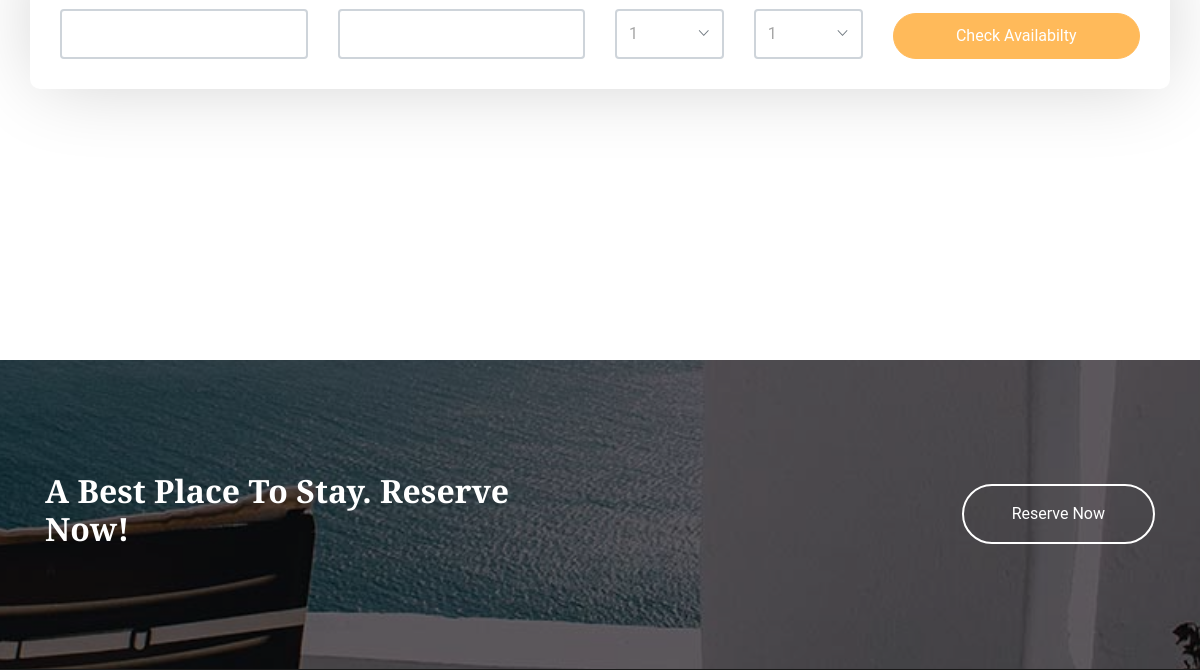
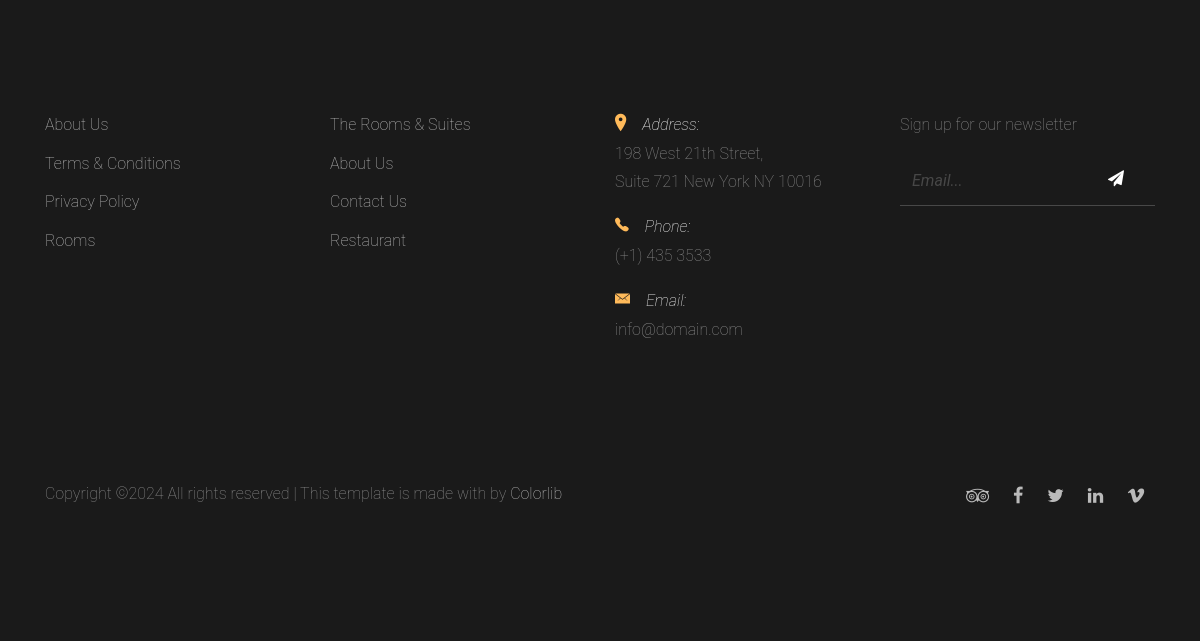
The app's page /rooms/ (lower part), older data (2 pictures, top to bottom).
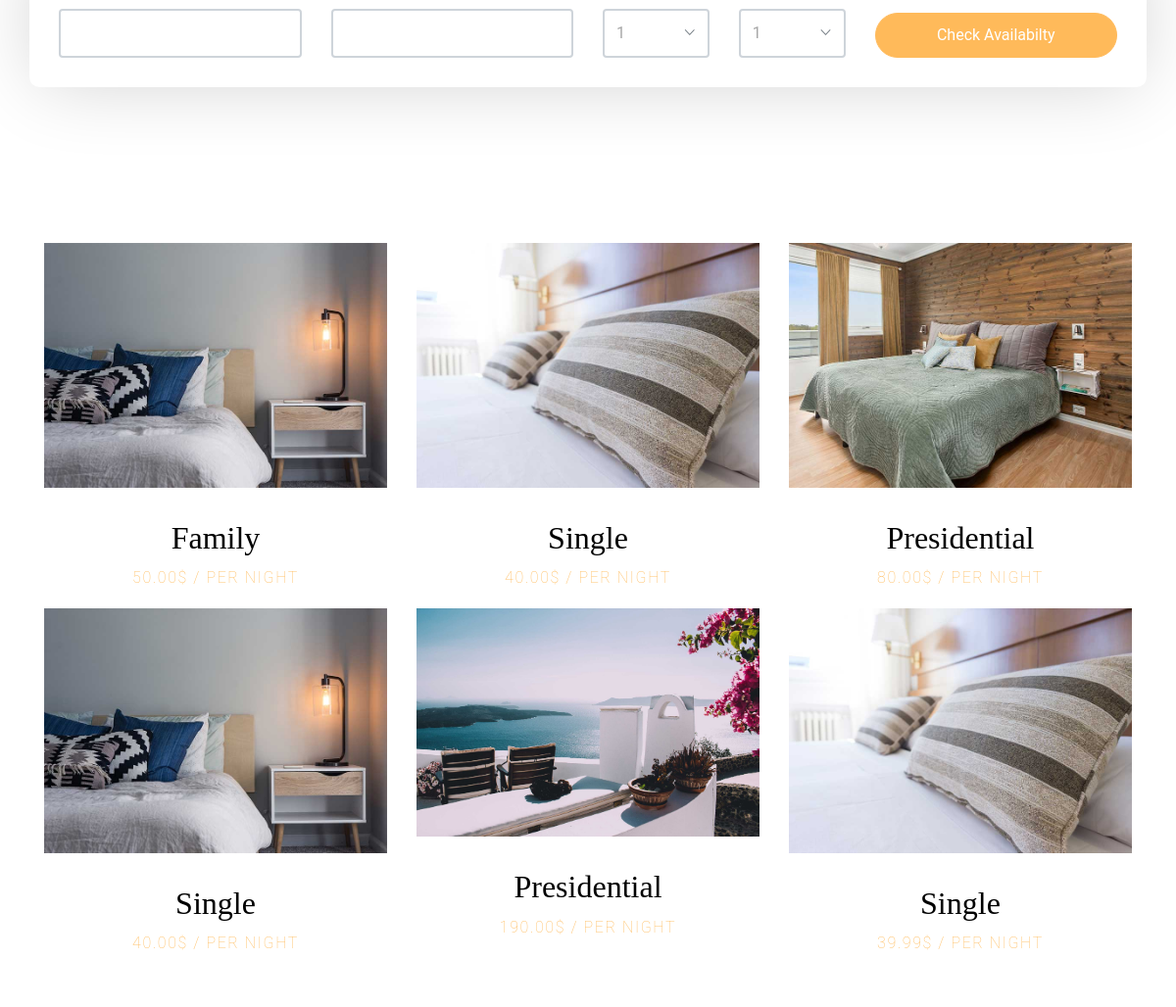
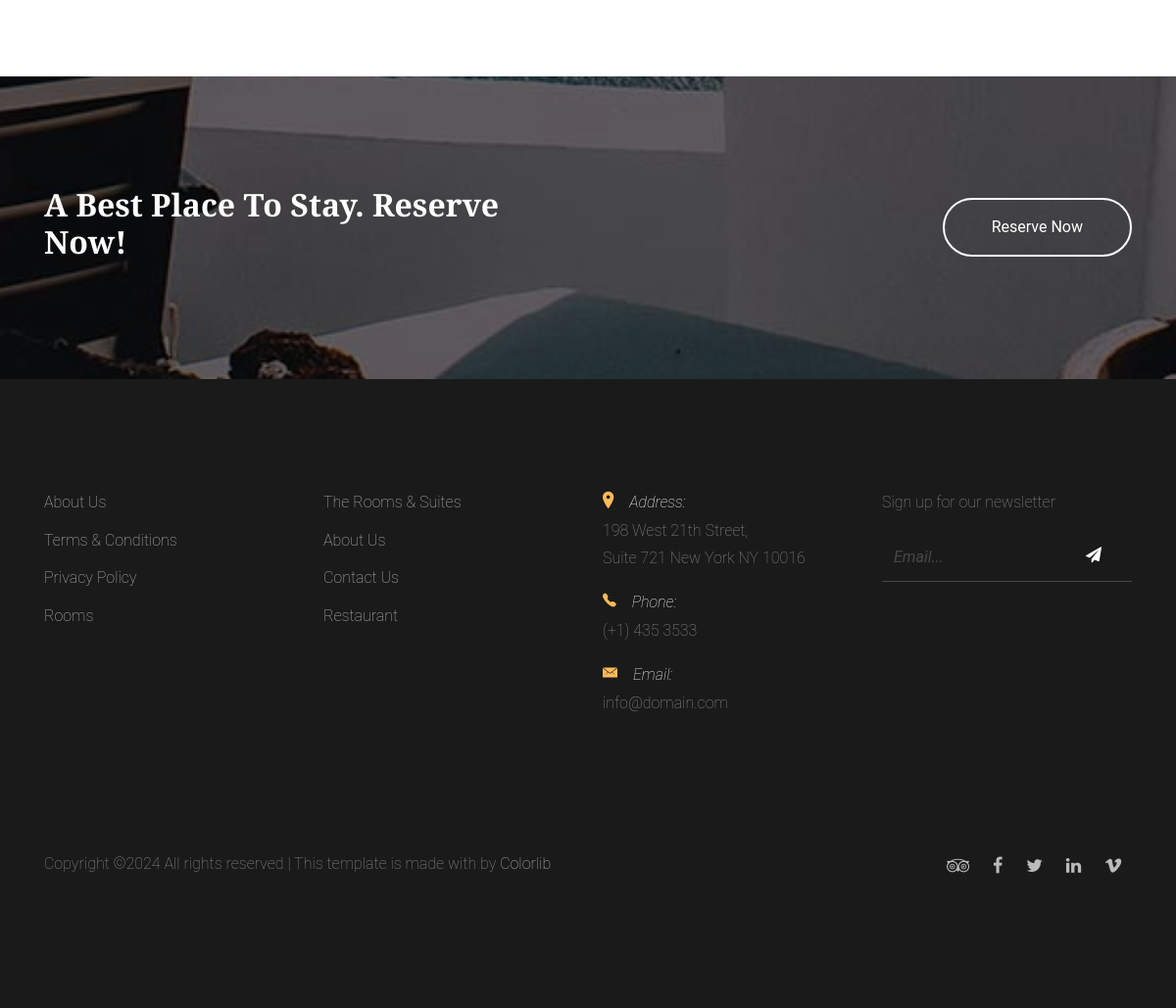
The same page, newer data (2 pictures, top to bottom).
### hotel/models.py (models this page shows, shortened)
class Room(models.Model):
    ROOM_TYPE_CHOICES = [
        ('Family', 'Family'),
        ('Presidential', 'Presidential'),
        ('Single', 'Single'),
    ]
    image = models.CharField(max_length=300)
    room_type = models.CharField(max_length=20, choices=ROOM_TYPE_CHOICES, default='Family')
    price = models.DecimalField(max_digits=6, decimal_places=2)

### hotel/views.py (the view)
# urls.py: path('rooms/', rooms, name="rooms"),
def rooms(request):
    rooms = Room.objects.all()
    context = {
        "rooms":rooms,
    }
    return render(request, "pages/rooms.html", context)

### templates/pages/rooms.html (shortened to what this page needs)
{% extends 'constants/base.html' %}
{% load static %}
{% block content %}
    <section class="section pb-4">
      <div class="container">
        <div class="row check-availabilty" id="next">
          <div class="block-32" data-aos="fade-up" data-aos-offset="-200">
            <form action="#">
              <div class="row">
                <div class="col-md-6 mb-3 mb-lg-0 col-lg-3">
                  <div class="field-icon-wrap">
                    <input type="text" id="checkin_date" class="form-control">
                  </div>
                </div>
                <div class="col-md-6 mb-3 mb-lg-0 col-lg-3">
                  <div class="field-icon-wrap">
                    <input type="text" id="checkout_date" class="form-control">
                  </div>
                </div>
                <div class="col-md-6 mb-3 mb-md-0 col-lg-3">
                  <div class="row">
                    <div class="col-md-6 mb-3 mb-md-0">
                      <div class="field-icon-wrap">
                        <div class="icon"><span class="ion-ios-arrow-down"></span></div>
                        <select name="" id="adults" class="form-control">
                          <option value="">1</option>
                        </select>
                      </div>
                    </div>
                    <div class="col-md-6 mb-3 mb-md-0">
                      <div class="field-icon-wrap">
                        <div class="icon"><span class="ion-ios-arrow-down"></span></div>
                        <select name="" id="children" class="form-control">
                          <option value="">1</option>
                        </select>
                      </div>
                    </div>
                  </div>
                </div>
                <div class="col-md-6 col-lg-3 align-self-end">
                  <button class="btn btn-primary btn-block text-white">Check Availabilty</button>
                </div>
              </div>
            </form>
          </div>
        </div>
      </div>
    </section>
    <section class="section">
      <div class="container">
        <div class="row">
          {% for room in rooms %}
          <div class="col-md-6 col-lg-4" data-aos="fade-up">
            <a href="{% url 'room_detail' %}" class="room">
              <figure class="img-wrap">
              {% if 'https' in room.image %}
                <img src="{{room.image}}" alt="Free website template" class="img-fluid mb-3">
                {% else %}
                <img src="{% static room.image %}" alt="Free website template" class="img-fluid mb-3">
              {% endif %}
              </figure>
              <div class="p-3 text-center room-info">
                <h2>{{ room.room_type }}</h2>
                <span class="text-uppercase letter-spacing-1">{{room.price}}$ / per night</span>
              </div>
            </a>
          </div>
          {% endfor %}
        </div>
        </div>
    </section>
    <section class="section bg-image room-hero overlay">
      <div class="container" >
        <div class="row align-items-center">
          <div class="col-12 col-md-6 text-center mb-4 mb-md-0 text-md-left" data-aos="fade-up">
            <h2 class="text-white font-weight-bold">A Best Place To Stay. Reserve Now!</h2>
          </div>
          <div class="col-12 col-md-6 text-center text-md-right" data-aos="fade-up" data-aos-delay="200">
            <a href="reservation.html" class="btn btn-outline-white-primary py-3 text-white px-5">Reserve Now</a>
          </div>
        </div>
      </div>
    </section>
{% endblock %}

### templates/constants/base.html (shortened to what this page needs)
{% load static %}
<!DOCTYPE html>
<html lang="en">
<head>
    <link rel="stylesheet" href="{% static 'css/bootstrap.min.css' %}">
    <link rel="stylesheet" href="{% static 'css/animate.css' %}">
    <link rel="stylesheet" href="{% static 'css/owl.carousel.min.css' %}">
    <link rel="stylesheet" href="{% static 'css/aos.css' %}">
    <link rel="stylesheet" href="{% static 'css/bootstrap-datepicker.css' %}">
    <link rel="stylesheet" href="{% static 'css/jquery.timepicker.css' %}">
    <link rel="stylesheet" href="{% static 'css/fancybox.min.css' %}">
    <link rel="stylesheet" href="{% static 'fonts/ionicons/css/ionicons.min.css' %}">
    <link rel="stylesheet" href="{% static 'fonts/fontawesome/css/font-awesome.min.css' %}">
    <link rel="stylesheet" href="{% static 'css/style.css' %}">
</head>
<body>
     {% block content %}
     {% endblock %}
     {% include 'constants/footer.html' %}
    </body>
</html>

### templates/constants/footer.html (shortened to what this page needs)
    <footer class="section footer-section">
      <div class="container">
        <div class="row mb-4">
          <div class="col-md-3 mb-5">
            <ul class="list-unstyled link">
              <li><a href="#">About Us</a></li>
              <li><a href="#">Terms &amp; Conditions</a></li>
              <li><a href="#">Privacy Policy</a></li>
             <li><a href="#">Rooms</a></li>
            </ul>
          </div>
          <div class="col-md-3 mb-5">
            <ul class="list-unstyled link">
              <li><a href="#">The Rooms &amp; Suites</a></li>
              <li><a href="#">About Us</a></li>
              <li><a href="#">Contact Us</a></li>
              <li><a href="#">Restaurant</a></li>
            </ul>
          </div>
          <div class="col-md-3 mb-5 pr-md-5 contact-info">
            <p><span class="d-block"><span class="ion-ios-location h5 mr-3 text-primary"></span>Address:</span> <span> 198 West 21th Street, <br> Suite 721 New York NY 10016</span></p>
            <p><span class="d-block"><span class="ion-ios-telephone h5 mr-3 text-primary"></span>Phone:</span> <span> (+1) 435 3533</span></p>
            <p><span class="d-block"><span class="ion-ios-email h5 mr-3 text-primary"></span>Email:</span> <span> info@domain.com</span></p>
          </div>
          <div class="col-md-3 mb-5">
            <p>Sign up for our newsletter</p>
            <form action="#" class="footer-newsletter">
              <div class="form-group">
                <input type="email" class="form-control" placeholder="Email...">
                <button type="submit" class="btn"><span class="fa fa-paper-plane"></span></button>
              </div>
            </form>
          </div>
        </div>
        <div class="row pt-5">
          <p class="col-md-6 text-left">
            Copyright &copy; All rights reserved | This template is made with  by <a href="https://colorlib.com" target="_blank" >Colorlib</a>
          </p>
          <p class="col-md-6 text-right social">
            <a href="#"><span class="fa fa-tripadvisor"></span></a>
            <a href="#"><span class="fa fa-facebook"></span></a>
            <a href="#"><span class="fa fa-twitter"></span></a>
            <a href="#"><span class="fa fa-linkedin"></span></a>
            <a href="#"><span class="fa fa-vimeo"></span></a>
          </p>
        </div>
      </div>
    </footer>

### static/css/style.css (style rules this page uses)
body { background: #fff; font-family: "Roboto", arial, sans-serif; font-weight: 200; font-size: 16px; line-height: 1.8; color: #6c757d; position: relative; }
a { -webkit-transition: .3s all ease; -o-transition: .3s all ease; transition: .3s all ease; text-decoration: none; }
h1, h2, h3, h4, h5 { color: #000; font-family: "Playfair Display", times, serif; }
.btn { padding-left: 30px; padding-right: 30px; padding-top: 10px; padding-bottom: 10px; border-radius: 50px; }
.btn.btn-outline-white-primary { border: 2px solid #fff; }
.btn, .form-control { outline: none; -webkit-box-shadow: none !important; box-shadow: none !important; }
.form-control { -webkit-box-shadow: none !important; box-shadow: none !important; height: 50px; border-width: 2px; }
.section { padding: 7em 0; }
.footer-section { background: #1a1a1a; color: #fff; }
.footer-section a { color: rgba(255, 255, 255, 0.7); }
.footer-section p { color: rgba(255, 255, 255, 0.5); }
.footer-section .contact-info span.d-block { font-style: italic; color: #fff; }
.footer-section .social a { font-size: 18px; padding: 10px; }
.footer-section .link li { margin-bottom: 10px; }
.footer-newsletter .form-group { position: relative; }
.footer-newsletter .form-control { background: none; border: none; border-bottom: 1px solid rgba(255, 255, 255, 0.2); border-radius: 0; color: #fff; }
.footer-newsletter button[type="submit"] { background: none; color: #fff; position: absolute; top: 0; right: 0; }
.field-icon-wrap { position: relative; }
.field-icon-wrap .form-control { position: relative; padding-right: 40px; -webkit-box-shadow: none !important; box-shadow: none !important; color: #a6a6a6; }
.field-icon-wrap .icon { position: absolute; top: 50%; -webkit-transform: translateY(-50%); -ms-transform: translateY(-50%); transform: translateY(-50%); right: 15px; z-index: 2; }
.field-icon-wrap select { -webkit-appearance: none; -moz-appearance: none; appearance: none; width: 100%; }
.block-32 { background: #fff; padding: 30px; -webkit-box-shadow: 0 2px 80px -10px rgba(0, 0, 0, 0.2); box-shadow: 0 2px 80px -10px rgba(0, 0, 0, 0.2); width: 100%; }
.block-32 .field-icon-wrap { position: relative; }
.block-32 .field-icon-wrap .form-control { position: relative; padding-right: 40px; -webkit-box-shadow: none !important; box-shadow: none !important; color: #a6a6a6; }
.block-32 .field-icon-wrap .icon { position: absolute; top: 50%; -webkit-transform: translateY(-50%); -ms-transform: translateY(-50%); transform: translateY(-50%); right: 15px; z-index: 2; }
.block-32 .field-icon-wrap select { -webkit-appearance: none; -moz-appearance: none; appearance: none; width: 100%; }
.check-availabilty { margin-top: -170px; position: relative; }
.check-availabilty .block-32 { background: #fff; border-radius: 10px; }
.room { position: relative; display: block; }
.room .img-wrap { position: relative; overflow: hidden; }
.room .img-wrap img { -webkit-transition: .3s all ease-in-out; -o-transition: .3s all ease-in-out; transition: .3s all ease-in-out; -webkit-transform: scale(1); -ms-transform: scale(1); transform: scale(1); margin-bottom: 0 !important; }
.letter-spacing-1 { letter-spacing: .1em; }
.bg-image { background-size: cover; background-attachment: fixed; }
.bg-image { background-repeat: no-repeat; background-size: cover; background-position: center center; position: relative; z-index: 1; }
.bg-image.overlay { position: relative; }
.bg-image.overlay > .container { position: relative; z-index: 3; }
.bg-image.overlay:before { z-index: 2; position: absolute; top: 0; left: 0; right: 0; bottom: 0; content: ""; background: rgba(0, 0, 0, 0.6); }

Row changes from the older to the newer data that the page shows:
added Room: image (picture), room_type "Family", price "50.00"
added Room: image (picture), room_type "Single", price "40.00"
added Room: image (picture), room_type "Presidential", price "80.00"
added Room: image (picture), room_type "Single", price "40.00"
added Room: image (picture), room_type "Presidential", price "190.00"
added Room: image (picture), room_type "Single", price "39.99"
